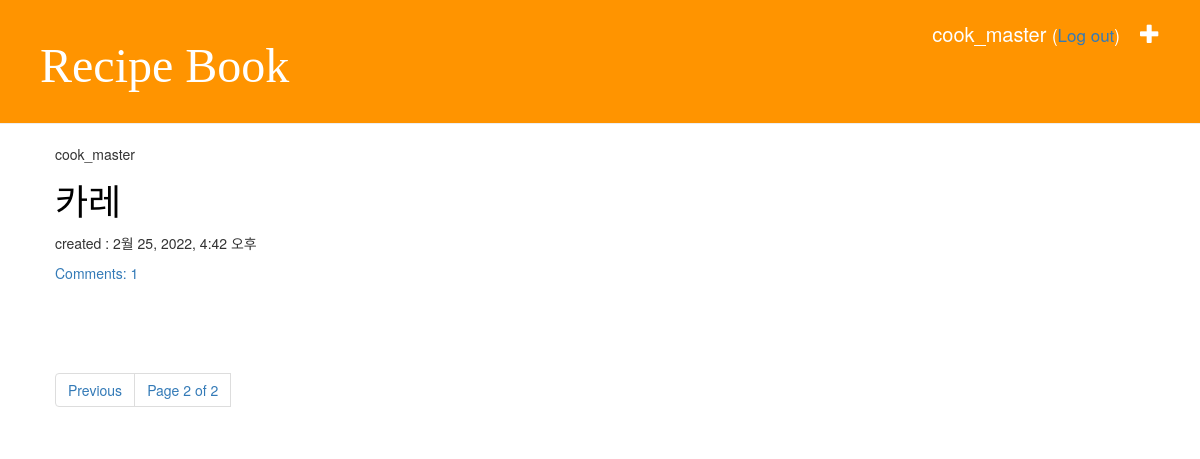
/recipe/?page=2 (signed in), run on the app's committed database.
### recipe/models.py (models this page shows, shortened)
class Recipe(models.Model):
    author = models.ForeignKey('auth.User', on_delete=models.CASCADE)
    food_name = models.CharField(max_length=500)
    ingredient = models.TextField()
    recipe = models.TextField()
    created_date = models.DateTimeField(default=timezone.now)
    def approved_comments(self):
        return self.comments.filter(approved_comment=True)

### recipe/views.py (the view)
# urls.py: path('', views.recipe_list, name='recipe_list'),
def recipe_list(request):
    recipes = Recipe.objects.filter(created_date__lte=timezone.now()).order_by('-created_date')
    paginator = Paginator(recipes, 3)
    try:
        page_number = request.GET.get('page')
        page = paginator.page(page_number)
    except PageNotAnInteger:
        page = paginator.page(1)
    except EmptyPage:
        page = paginator.page(paginator.num_pages)
    return render(request, 'recipe/recipe_list.html', {'recipes': page})

### recipe/templates/recipe/recipe_list.html
{% extends 'recipe/background.html' %}
{% block block %}
    {% for recipe in recipes %}
        <div class="post">
            <p>{{ recipe.author }}</p>
            <h1><a href="{% url 'recipe_detail' pk=recipe.pk %}">{{ recipe.food_name }}</a> </h1>
            <div>
                <p>created : {{ recipe.created_date }}</p>
            </div>
            <a href="{% url 'recipe_detail' pk=recipe.pk %}">Comments: {{ recipe.approved_comments.count }}</a>
        </div>
    {% empty %}
        <p>등록된 recipe가 없습니다.</p>
    {% endfor %}
    {% include 'recipe/pagination.html' with page=recipes%}
{% endblock %}

### recipe/templates/recipe/background.html (shortened to what this page needs)
<!DOCTYPE html>
{% load static %}
<html lang="ko">
<head>
    <link rel="stylesheet" href="https://maxcdn.bootstrapcdn.com/bootstrap/3.3.2/css/bootstrap.min.css">
    <link rel="stylesheet" href="https://maxcdn.bootstrapcdn.com/bootstrap/3.3.2/css/bootstrap-theme.min.css">
    <link rel ="stylesheet"href="{% static  'css/recipe.css' %}">
</head>
<body>
    <div class="page-header">
        {% if user.is_authenticated %}
            <a href= "{% url 'recipe_new' %}"  class="top-menu">
                <span class="glyphicon glyphicon-plus"></span></a>
            <p class="top-menu">{{ user.username }}
                <small>
                    (<a href="{% url 'logout' %}?next={{ request.path }}">Log out</a>)
                </small>
            </p>
        {% else %}
             <a href="{% url 'login' %}" class="top-menu">
                 <span class="glyphicon glyphicon-lock"></span></a>
        {% endif %}
        <h1><a href="{% url 'recipe_list' %}">Recipe Book</a></h1>
    </div>
    <div class="content container">
        <div class="row">
            <div class="col-sm-12">
                {% block block %}
                {% endblock %}
            </div>
        </div>
    </div>
</body>
</html>

### recipe/static/css/recipe.css (style rules this page uses)
.page-header { background-color: #ff9400; margin-top: 0; padding: 20px 20px 20px 40px; }
.page-header h1, .page-header h1 a, .page-header h1 a:visited, .page-header h1 a:active { color: #ffffff; font-size: 36pt; text-decoration: none; }
.content { margin-left: 40px; }
h1, h2, h3, h4 { font-family: '맑은 고딕 Semilight', cursive; }
.top-menu, .top-menu:hover, .top-menu:visited { color: #ffffff; float: right; font-size: 15pt; margin-right: 20px; }
.post { margin-bottom: 70px; }
.post h1 a, .post h1 a:visited { color: #000000; font-family: 'Gaegu', cursive; }

### data on the page
Recipe: author "cook_master", food_name "카레", created_date "2월 25, 2022, 4:42 오후", approved_comments.count "1"

### other printed values
{{ user.username }} "cook_master"
{{ page.number }} "2"
{{ page.paginator.num_pages }} "2"
